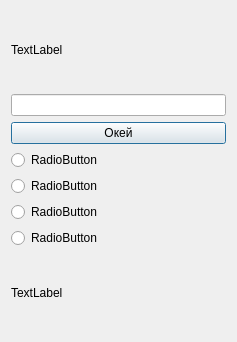
<?xml version="1.0" encoding="UTF-8"?>
<ui version="4.0">
 <class>Dialog</class>
 <widget class="QDialog" name="Dialog">
  <property name="windowModality">
   <enum>Qt::ApplicationModal</enum>
  </property>
  <property name="geometry">
   <rect>
    <x>0</x>
    <y>0</y>
    <width>237</width>
    <height>342</height>
   </rect>
  </property>
  <property name="windowTitle">
   <string>Dialog</string>
  </property>
  <property name="layoutDirection">
   <enum>Qt::LeftToRight</enum>
  </property>
  <layout class="QVBoxLayout" name="verticalLayout_2">
   <item>
    <widget class="QLabel" name="question">
     <property name="text">
      <string>TextLabel</string>
     </property>
    </widget>
   </item>
   <item>
    <widget class="QLineEdit" name="lineEdit">
     <property name="enabled">
      <bool>true</bool>
     </property>
    </widget>
   </item>
   <item>
    <widget class="QPushButton" name="flower">
     <property name="text">
      <string>Окей</string>
     </property>
    </widget>
   </item>
   <item>
    <layout class="QVBoxLayout" name="verticalLayout">
     <item>
      <widget class="QRadioButton" name="radioButton_1">
       <property name="text">
        <string>RadioButton</string>
       </property>
      </widget>
     </item>
     <item>
      <widget class="QRadioButton" name="radioButton_2">
       <property name="text">
        <string>RadioButton</string>
       </property>
      </widget>
     </item>
     <item>
      <widget class="QRadioButton" name="radioButton_3">
       <property name="text">
        <string>RadioButton</string>
       </property>
      </widget>
     </item>
     <item>
      <widget class="QRadioButton" name="radioButton_4">
       <property name="text">
        <string>RadioButton</string>
       </property>
      </widget>
     </item>
    </layout>
   </item>
   <item>
    <widget class="QLabel" name="information">
     <property name="text">
      <string>TextLabel</string>
     </property>
    </widget>
   </item>
  </layout>
 </widget>
 <resources/>
 <connections/>
</ui>
